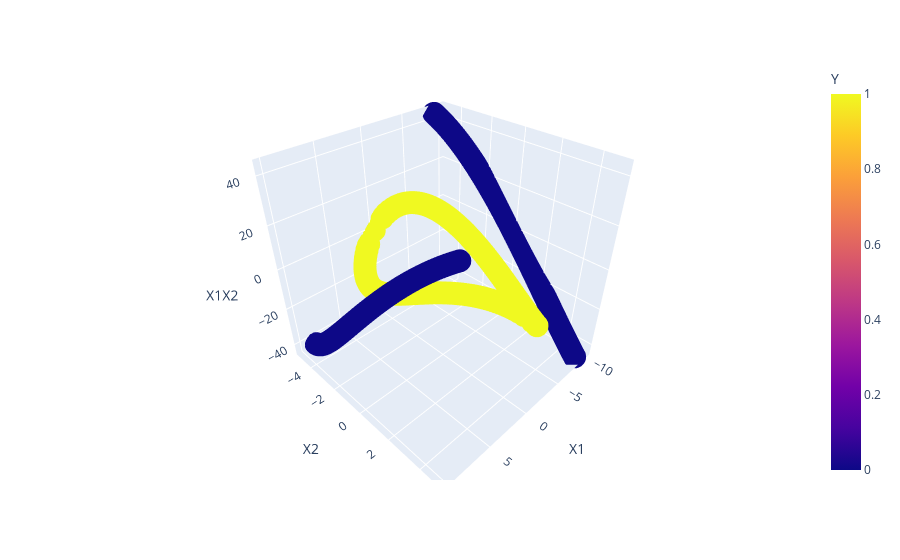

The notebook cell this image was saved under:
### Code cell
import plotly. express as px
fig = px.scatter_3d(df, x= 'X1', y = 'X2', z = 'X1X2', color='Y')
fig.show()

## Figure show 3d graph but not classified properly

### Figure 1 — Plotly figure (JSON) as saved in the notebook; plotly's stock layout.template omitted (floating-point values rounded to 4 significant figures; data arrays with more than 128 entries replaced by an {"elided": "..."} marker saying what was removed)
{"data": [{"hovertemplate": "X1=%{x}<br>X2=%{y}<br>X1X2=%{z}<br>Y=%{marker.color}<extra></extra>", "legendgroup": "", "marker": {"color": {"elided": "400 int values"}, "coloraxis": "coloraxis", "symbol": "circle"}, "mode": "markers", "name": "", "scene": "scene", "showlegend": false, "type": "scatter3d", "x": {"elided": "400 float values"}, "y": {"elided": "400 float values"}, "z": {"elided": "400 float values"}}], "layout": {"coloraxis": {"colorbar": {"title": {"text": "Y"}}, "colorscale": [[0, "#0d0887"], [0.1111, "#46039f"], [0.2222, "#7201a8"], [0.3333, "#9c179e"], [0.4444, "#bd3786"], [0.5556, "#d8576b"], [0.6667, "#ed7953"], [0.7778, "#fb9f3a"], [0.8889, "#fdca26"], [1, "#f0f921"]]}, "legend": {"tracegroupgap": 0}, "margin": {"t": 60}, "scene": {"domain": {"x": [0, 1], "y": [0, 1]}, "xaxis": {"title": {"text": "X1"}}, "yaxis": {"title": {"text": "X2"}}, "zaxis": {"title": {"text": "X1X2"}}}}}
